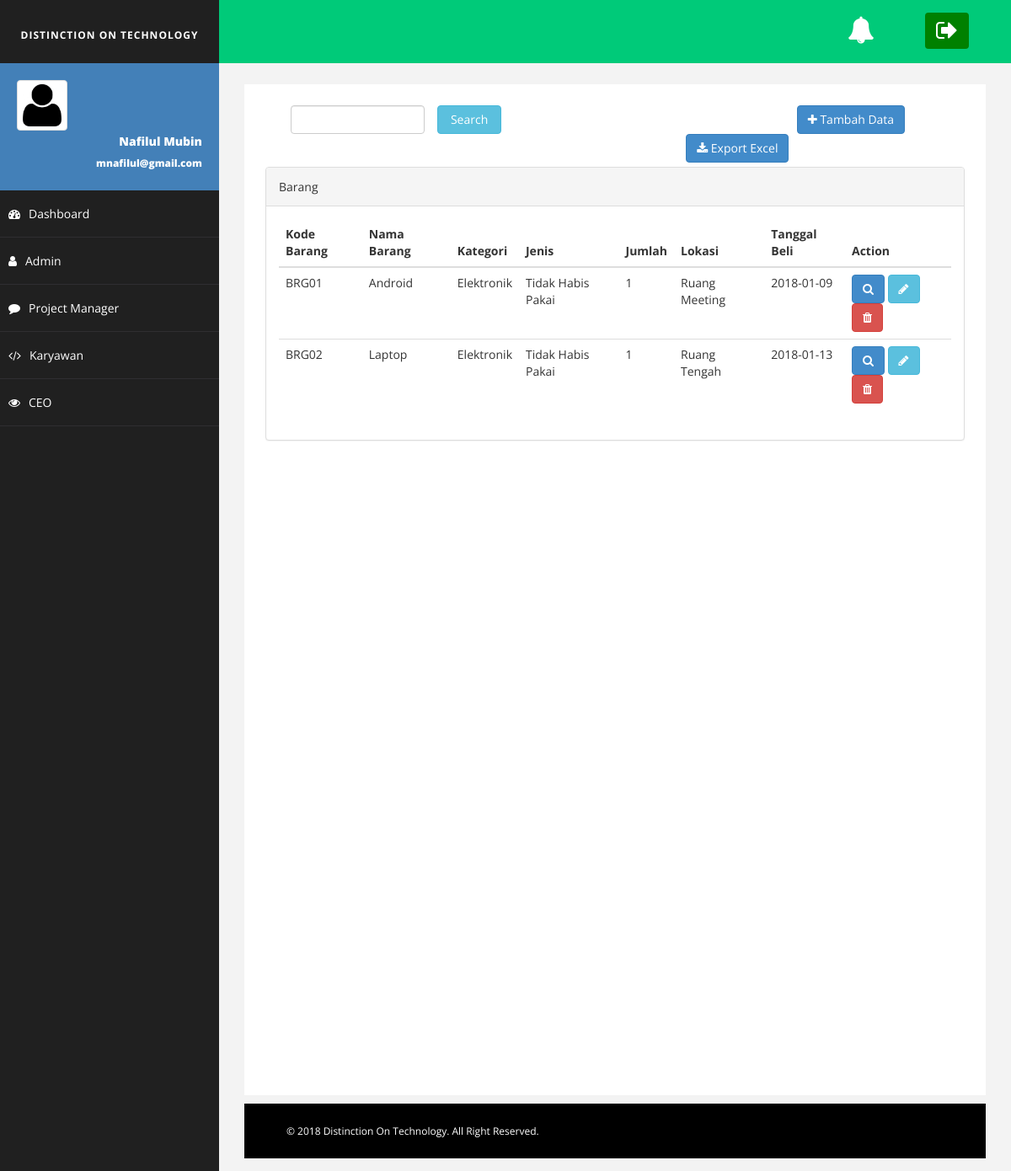
/?page=barang_index, run on the app's committed database.
### tables this page shows
CREATE TABLE `barang` (
  `id_barang` varchar(20) NOT NULL,
  `nama_barang` varchar(25) NOT NULL,
  `id_kategoribarang` varchar(20) NOT NULL,
  `id_jenisbarang` varchar(20) NOT NULL,
  `jumlah_barang` int(20) NOT NULL,
  `merk_barang` varchar(25) NOT NULL,
  `type_barang` varchar(25) NOT NULL,
  `warna_barang` varchar(25) NOT NULL,
  `kondisi_barang` enum('Baik','Rusak') NOT NULL,
  `id_lokasi` varchar(20) NOT NULL,
  `foto_barang` varchar(25) NOT NULL,
  `tgl_beli` date NOT NULL,
  `create_at` datetime NOT NULL
);

CREATE TABLE `kategori_barang` (
  `id_kategoribarang` varchar(20) NOT NULL,
  `nama_kategoribarang` varchar(25) NOT NULL,
  `keterangan` varchar(50) NOT NULL
);

CREATE TABLE `jenis_barang` (
  `id_jenisbarang` varchar(20) NOT NULL,
  `nama_jenisbarang` varchar(25) NOT NULL,
  `keterangan` varchar(50) NOT NULL
);

CREATE TABLE `lokasi` (
  `id_lokasi` varchar(20) NOT NULL,
  `nama_lokasi` varchar(25) NOT NULL,
  `keterangan` varchar(50) NOT NULL
);

### index.php (called while the page is built)
<?php
include 'src/infrastruktur/header.php';
include 'src/infrastruktur/content.php';
include 'src/infrastruktur/footer.php';
?>

### View/barang_index.php (the view, shortened to what this page needs)
<div class="header col-md-12" style="margin-top: 15px;">
                 <div class="col-md-7">
                         <form role="form" method="POST" action="?page=barang_index">
                             <div class="form-group col-md-5">
                             <input class="form-control" type="text" name="search" value="">
                             </div>
                             <button type="submit" name="submit" class="btn btn-info col-md-2">Search </button>
                         </form>
                 </div>
                    <div class="col-md-5">
                         <a href="?page=barang_create">
                         <button class="btn btn-primary col-md-offset-5"><i class="fa fa-plus"></i> Tambah Data</button>
                         </a>
                         <a href="views/barang_export.php" target="blank">
                             <button class="btn btn-primary"><i class="fa fa-download"></i> Export Excel</button>
                         </a>
                 </div>
     </div>
 <div class="col-md-12" style="margin-top: 5px;">
                 <div class="panel panel-default">
                     <div class="panel-heading">
                         Barang
                     </div>
                     <div class="panel-body">
                         <div class="table-responsive">
                             <table class="table">
                                 <thead>
                                     <tr>
                                         <th>Kode Barang</th>
                                         <th>Nama Barang</th>
                                         <th>Kategori</th>
                                         <th>Jenis</th>
                                         <th>Jumlah</th>
                                         <th>Lokasi</th>
                                         <th>Tanggal Beli</th>
                                         <th>Action</th>
                                     </tr>
                                 </thead>
                                 <tbody>
                                 <?php
                                 $result = mysqli_query($koneksi, "SELECT barang.*, kategori_barang.nama_kategoribarang, jenis_barang.nama_jenisbarang, lokasi.nama_lokasi FROM barang join kategori_barang on kategori_barang.id_kategoribarang = barang.id_kategoribarang join jenis_barang on jenis_barang.id_jenisbarang=barang.id_jenisbarang join lokasi on lokasi.id_lokasi=barang.id_lokasi ");
                                     while($user_data = mysqli_fetch_array($result)) {
                                 ?>
                                     <tr>
                                         <td><?php echo $user_data['id_barang'] ?></td>
                                         <td><?php echo $user_data['nama_barang'] ?></td>
                                         <td><?php echo $user_data['nama_kategoribarang'] ?></td>
                                         <td><?php echo $user_data['nama_jenisbarang'] ?></td>
                                         <td><?php echo $user_data['jumlah_barang'] ?></td>
                                         <td><?php echo $user_data['nama_lokasi'] ?></td>
                                         <td><?php echo $user_data['tgl_beli'] ?></td>
                                         <td>
                                             <a href="?page=barang_detail&id=<?php echo $user_data['id_barang'];?>">
                                                 <button class="btn btn-primary"><i class="fa fa-search"></i></button>
                                             </a>
                                             <a href="?page=barang_edit&id=<?php echo $user_data['id_barang'];?>">
                                                 <button class="btn btn-info"><i class="fa fa-pencil"></i></button>
                                             </a>
                                             <a href="?page=barang_delete&id=<?php echo $user_data['id_barang'];?>">
                                                 <button class="btn btn-danger"><i class="fa fa-trash"></i></button>
                                             </a>
                                         </td>
                                     </tr>
                                 <?php } ?>
                                 </tbody>
                             </table>
                         </div>
                     </div>
                 </div>
             </div>

### assets/css/images.css (style rules this page uses)
body { font-family: 'open sans'; overflow-x: hidden; }

### assets/css/barang.css (style rules this page uses)
body { background: #f1f1f1; }

### assets/css/basic.css (style rules this page uses)
body { font-family: 'Open Sans', sans-serif; line-height:25px; }

### data on the page
barang: id_barang "BRG01", nama_barang "Android", id_kategoribarang.nama_kategoribarang "Elektronik", id_jenisbarang.nama_jenisbarang "Tidak Habis Pakai", jumlah_barang "1", id_lokasi.nama_lokasi "Ruang Meeting", tgl_beli "2018-01-09"
barang: id_barang "BRG02", nama_barang "Laptop", id_kategoribarang.nama_kategoribarang "Elektronik", id_jenisbarang.nama_jenisbarang "Tidak Habis Pakai", jumlah_barang "1", id_lokasi.nama_lokasi "Ruang Tengah", tgl_beli "2018-01-13"
